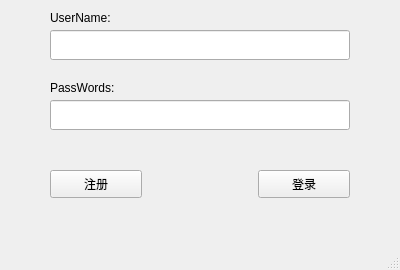
<?xml version="1.0" encoding="UTF-8"?>
<ui version="4.0">
 <class>sign</class>
 <widget class="QMainWindow" name="sign">
  <property name="geometry">
   <rect>
    <x>0</x>
    <y>0</y>
    <width>400</width>
    <height>270</height>
   </rect>
  </property>
  <property name="windowTitle">
   <string>不要进来啊！</string>
  </property>
  <widget class="QWidget" name="centralwidget">
   <widget class="QPushButton" name="pushButton">
    <property name="geometry">
     <rect>
      <x>50</x>
      <y>170</y>
      <width>92</width>
      <height>28</height>
     </rect>
    </property>
    <property name="text">
     <string>注册</string>
    </property>
   </widget>
   <widget class="QPushButton" name="pushButton_2">
    <property name="geometry">
     <rect>
      <x>258</x>
      <y>170</y>
      <width>92</width>
      <height>28</height>
     </rect>
    </property>
    <property name="text">
     <string>登录</string>
    </property>
   </widget>
   <widget class="QLabel" name="label">
    <property name="geometry">
     <rect>
      <x>50</x>
      <y>10</y>
      <width>72</width>
      <height>15</height>
     </rect>
    </property>
    <property name="text">
     <string>UserName:</string>
    </property>
   </widget>
   <widget class="QLabel" name="label_2">
    <property name="geometry">
     <rect>
      <x>50</x>
      <y>80</y>
      <width>80</width>
      <height>15</height>
     </rect>
    </property>
    <property name="text">
     <string>PassWords:</string>
    </property>
   </widget>
   <widget class="QLineEdit" name="lineEdit">
    <property name="geometry">
     <rect>
      <x>50</x>
      <y>30</y>
      <width>300</width>
      <height>30</height>
     </rect>
    </property>
   </widget>
   <widget class="QLineEdit" name="lineEdit_2">
    <property name="geometry">
     <rect>
      <x>50</x>
      <y>100</y>
      <width>300</width>
      <height>30</height>
     </rect>
    </property>
   </widget>
  </widget>
  <widget class="QMenuBar" name="menubar">
   <property name="geometry">
    <rect>
     <x>0</x>
     <y>0</y>
     <width>400</width>
     <height>26</height>
    </rect>
   </property>
  </widget>
  <widget class="QStatusBar" name="statusbar"/>
 </widget>
 <resources/>
 <connections/>
</ui>
